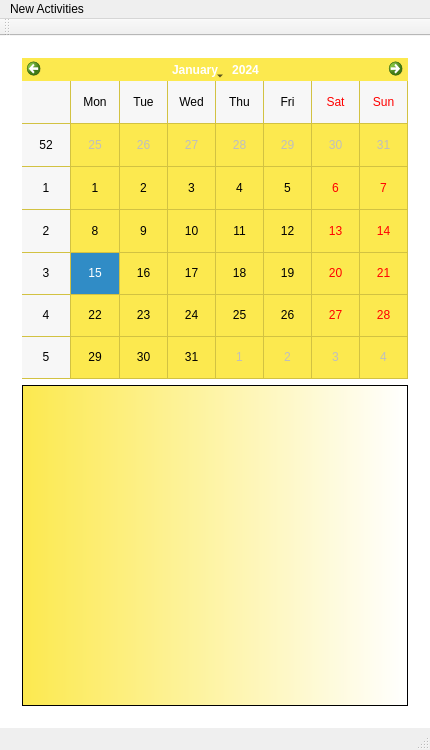
<?xml version="1.0" encoding="UTF-8"?>
<ui version="4.0">
 <class>MainWindow</class>
 <widget class="QMainWindow" name="MainWindow">
  <property name="windowModality">
   <enum>Qt::NonModal</enum>
  </property>
  <property name="geometry">
   <rect>
    <x>0</x>
    <y>0</y>
    <width>430</width>
    <height>750</height>
   </rect>
  </property>
  <property name="windowTitle">
   <string>MainWindow</string>
  </property>
  <property name="autoFillBackground">
   <bool>false</bool>
  </property>
  <property name="styleSheet">
   <string notr="true">background-image: url(:/pozadina/slikeCalendar/14.jpg);</string>
  </property>
  <property name="windowFilePath">
   <string/>
  </property>
  <widget class="QWidget" name="centralWidget">
   <property name="styleSheet">
    <string notr="true">background-color: rgb(255, 255, 255);</string>
   </property>
   <layout class="QGridLayout" name="gridLayout">
    <item row="0" column="0">
     <layout class="QVBoxLayout" name="verticalLayout_4"/>
    </item>
    <item row="1" column="1">
     <widget class="QStackedWidget" name="stackedWidget">
      <property name="styleSheet">
       <string notr="true">background-image: url(:/pozadina/slikeCalendar/14.jpg);</string>
      </property>
      <property name="currentIndex">
       <number>0</number>
      </property>
      <widget class="QWidget" name="calendarPage">
       <property name="styleSheet">
        <string notr="true">background-color: qconicalgradient(cx:0.5, cy:0.5, angle:0, stop:0 rgba(35, 40, 3, 255), stop:0.16 rgba(136, 106, 22, 255), stop:0.225 rgba(166, 140, 41, 255), stop:0.285 rgba(204, 181, 74, 255), stop:0.345 rgba(235, 219, 102, 255), stop:0.415 rgba(245, 236, 112, 255), stop:0.52 rgba(209, 190, 76, 255), stop:0.57 rgba(187, 156, 51, 255), stop:0.635 rgba(168, 142, 42, 255), stop:0.695 rgba(202, 174, 68, 255), stop:0.75 rgba(218, 202, 86, 255), stop:0.815 rgba(208, 187, 73, 255), stop:0.88 rgba(187, 156, 51, 255), stop:0.935 rgba(137, 108, 26, 255), stop:1 rgba(35, 40, 3, 255));</string>
       </property>
       <layout class="QGridLayout" name="gridLayout_2">
        <item row="0" column="0">
         <layout class="QVBoxLayout" name="verticalLayout_6">
          <item>
           <widget class="QCalendarWidget" name="calendar">
            <property name="autoFillBackground">
             <bool>false</bool>
            </property>
            <property name="styleSheet">
             <string notr="true">background-color: rgb(252, 233, 79);

</string>
            </property>
            <property name="minimumDate">
             <date>
              <year>2000</year>
              <month>9</month>
              <day>14</day>
             </date>
            </property>
            <property name="gridVisible">
             <bool>true</bool>
            </property>
           </widget>
          </item>
          <item>
           <widget class="QListWidget" name="listWidget">
            <property name="styleSheet">
             <string notr="true">background-color: qlineargradient(spread:reflect, x1:0, y1:0, x2:1, y2:0, stop:0 rgba(252, 233, 79, 255), stop:1 rgba(255, 255, 255, 255));
border-color: rgb(164, 0, 0);</string>
            </property>
           </widget>
          </item>
         </layout>
        </item>
       </layout>
      </widget>
      <widget class="QWidget" name="activityPage">
       <property name="styleSheet">
        <string notr="true">background-image: url(:/pozadina/slikeCalendar/14.jpg);</string>
       </property>
       <layout class="QGridLayout" name="gridLayout_3">
        <item row="0" column="0">
         <layout class="QVBoxLayout" name="verticalLayout_7">
          <item>
           <layout class="QVBoxLayout" name="verticalLayout_5">
            <item>
             <layout class="QVBoxLayout" name="verticalLayout_3">
              <item>
               <widget class="QLabel" name="label">
                <property name="text">
                 <string>Plan your day</string>
                </property>
               </widget>
              </item>
              <item>
               <layout class="QHBoxLayout" name="horizontalLayout_2">
                <item>
                 <layout class="QVBoxLayout" name="verticalLayout">
                  <item>
                   <widget class="QLabel" name="label_2">
                    <property name="styleSheet">
                     <string notr="true">background-color: rgba(251, 215, 161, 102);</string>
                    </property>
                    <property name="text">
                     <string>6h - 9h:</string>
                    </property>
                   </widget>
                  </item>
                  <item>
                   <widget class="QLabel" name="label_3">
                    <property name="styleSheet">
                     <string notr="true">background-color: rgba(251, 215, 161, 102);</string>
                    </property>
                    <property name="text">
                     <string>9h - 12h:</string>
                    </property>
                   </widget>
                  </item>
                  <item>
                   <widget class="QLabel" name="label_4">
                    <property name="styleSheet">
                     <string notr="true">background-color: rgba(251, 215, 161, 102);</string>
                    </property>
                    <property name="text">
                     <string>12h - 15h:</string>
                    </property>
                   </widget>
                  </item>
                  <item>
                   <widget class="QLabel" name="label_5">
                    <property name="styleSheet">
                     <string notr="true">background-color: rgba(251, 215, 161, 102);</string>
                    </property>
                    <property name="text">
                     <string>15h - 18h:</string>
                    </property>
                   </widget>
                  </item>
                  <item>
                   <widget class="QLabel" name="label_6">
                    <property name="styleSheet">
                     <string notr="true">background-color: rgba(251, 215, 161, 102);</string>
                    </property>
                    <property name="text">
                     <string>18h - 21h:</string>
                    </property>
                   </widget>
                  </item>
                  <item>
                   <widget class="QLabel" name="label_7">
                    <property name="styleSheet">
                     <string notr="true">background-color: rgba(251, 215, 161, 102);</string>
                    </property>
                    <property name="text">
                     <string>21h - 24h:</string>
                    </property>
                   </widget>
                  </item>
                 </layout>
                </item>
                <item>
                 <layout class="QVBoxLayout" name="verticalLayout_2">
                  <item>
                   <widget class="QPlainTextEdit" name="text6_9">
                    <property name="styleSheet">
                     <string notr="true">background-color: rgba(251, 215, 161, 102);</string>
                    </property>
                   </widget>
                  </item>
                  <item>
                   <widget class="QPlainTextEdit" name="text9_12">
                    <property name="styleSheet">
                     <string notr="true">background-color: rgba(251, 215, 161, 102);</string>
                    </property>
                   </widget>
                  </item>
                  <item>
                   <widget class="QPlainTextEdit" name="text12_15">
                    <property name="styleSheet">
                     <string notr="true">background-color: rgba(251, 215, 161, 102);</string>
                    </property>
                   </widget>
                  </item>
                  <item>
                   <widget class="QPlainTextEdit" name="text15_18">
                    <property name="styleSheet">
                     <string notr="true">background-color: rgba(251, 215, 161, 102);</string>
                    </property>
                   </widget>
                  </item>
                  <item>
                   <widget class="QPlainTextEdit" name="text18_21">
                    <property name="styleSheet">
                     <string notr="true">background-color: rgba(251, 215, 161, 102);</string>
                    </property>
                   </widget>
                  </item>
                  <item>
                   <widget class="QPlainTextEdit" name="text21_24">
                    <property name="styleSheet">
                     <string notr="true">background-color: rgba(251, 215, 161, 102);</string>
                    </property>
                   </widget>
                  </item>
                 </layout>
                </item>
               </layout>
              </item>
             </layout>
            </item>
            <item>
             <layout class="QHBoxLayout" name="horizontalLayout">
              <item>
               <widget class="QCheckBox" name="alarm_chech_box">
                <property name="styleSheet">
                 <string notr="true">background-image: url(:/pozadina/slikeCalendar/14.jpg);</string>
                </property>
                <property name="text">
                 <string>Set Reminder</string>
                </property>
               </widget>
              </item>
              <item>
               <widget class="QTimeEdit" name="alarm_time">
                <property name="styleSheet">
                 <string notr="true">background-image: url(:/pozadina/slikeCalendar/9.jpg);</string>
                </property>
                <property name="displayFormat">
                 <string>HH:mm:ss</string>
                </property>
               </widget>
              </item>
             </layout>
            </item>
           </layout>
          </item>
          <item>
           <widget class="QDialogButtonBox" name="buttonBox">
            <property name="styleSheet">
             <string notr="true">background-color: rgb(203, 224, 255);</string>
            </property>
            <property name="standardButtons">
             <set>QDialogButtonBox::Cancel|QDialogButtonBox::Reset|QDialogButtonBox::Save</set>
            </property>
           </widget>
          </item>
         </layout>
        </item>
       </layout>
      </widget>
     </widget>
    </item>
   </layout>
  </widget>
  <widget class="QMenuBar" name="menuBar">
   <property name="geometry">
    <rect>
     <x>0</x>
     <y>0</y>
     <width>430</width>
     <height>26</height>
    </rect>
   </property>
   <widget class="QMenu" name="menuNew_Activities">
    <property name="title">
     <string>New Activities</string>
    </property>
    <addaction name="actionAdd"/>
    <addaction name="actionEdit"/>
    <addaction name="actionRemove"/>
   </widget>
   <addaction name="menuNew_Activities"/>
  </widget>
  <widget class="QToolBar" name="mainToolBar">
   <attribute name="toolBarArea">
    <enum>TopToolBarArea</enum>
   </attribute>
   <attribute name="toolBarBreak">
    <bool>false</bool>
   </attribute>
  </widget>
  <widget class="QStatusBar" name="statusBar"/>
  <action name="actionAdd">
   <property name="text">
    <string>Add</string>
   </property>
  </action>
  <action name="actionEdit">
   <property name="text">
    <string>Edit</string>
   </property>
  </action>
  <action name="actionRemove">
   <property name="text">
    <string>Remove</string>
   </property>
  </action>
 </widget>
 <layoutdefault spacing="6" margin="11"/>
 <resources/>
 <connections/>
</ui>
